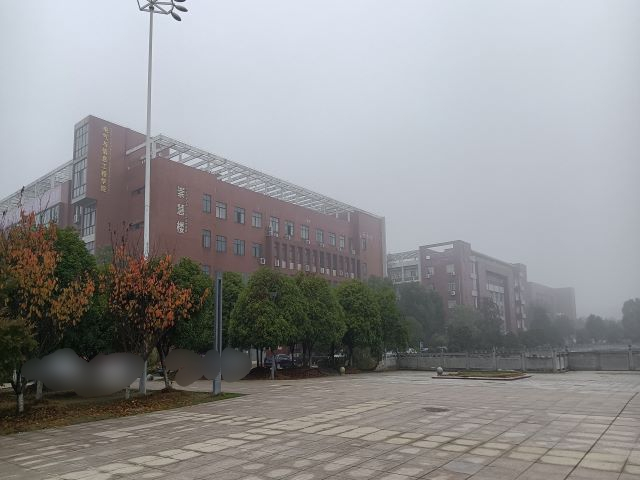
%> input picture Doc/2.jpg, 640 x 480 px
$ octave AG.m   (GNU Octave 9; MATLAB toolbox functions it lacks are replaced by stand-ins)
%> lines starting %> are read from the running program, lines starting %| are printed output that depends on the picture; long printed decimals are rounded
clc;
clear all;
img=imread('2.jpg');
%> img is the input picture: size 480x640x3 uint8; mean R, G, B 144.9, 144.8, 145.9
%把图片转换为灰度图
gray_img = rgb2gray(img);
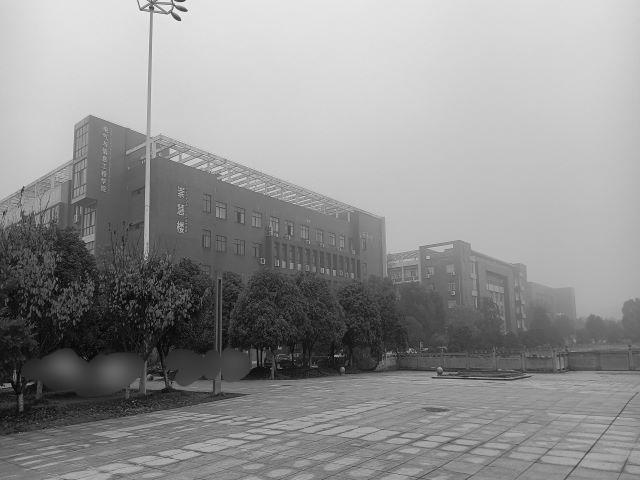
%> gray_img: size 480x640 uint8; min 1, max 245, mean 145
%计算图片的梯度
[Gx,Gy] = imgradientxy(gray_img);
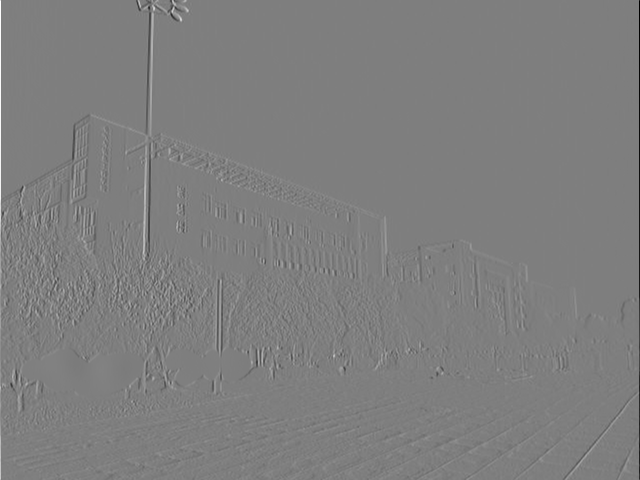
%> Gx: size 480x640 double; min -828, max 837, mean 0.3; drawn with min black and max white
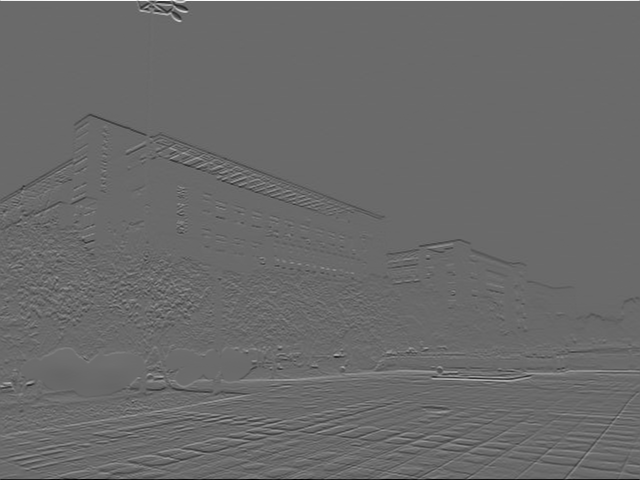
%> Gy: size 480x640 double; min -685, max 952, mean -0.7; drawn with min black and max white
%计算梯度的平均值
mean_Gx = mean(Gx(:)); mean_Gy = mean(Gy(:));
%> after `mean_Gx = mean(Gx(:))`: mean_Gx = 0.285
%> after `mean_Gy = mean(Gy(:))`: mean_Gy = -0.71
%显示结果
fprintf('The mean gradient of the image is (%f, %f)\n',mean_Gx,mean_Gy);
%| The mean gradient of the image is (0.2846, -0.7103)

$ run again, with Doc/1.jpg copied over Doc/2.jpg
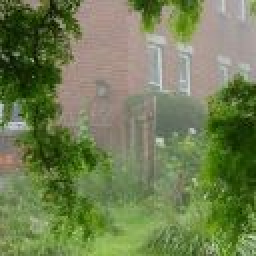
%> input picture Doc/1.jpg, 128 x 128 px (shown 2 times larger)
%> img is the input picture: size 128x128x3 uint8; mean R, G, B 112.4, 126.5, 82.8
%> `gray_img = rgb2gray(img);`:
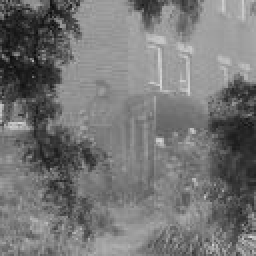
%> gray_img: size 128x128 uint8 (shown 2 times larger); min 11, max 217, mean 117.3
%> `[Gx,Gy] = imgradientxy(gray_img);`:
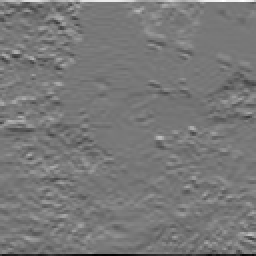
%> Gy: size 128x128 double (shown 2 times larger); min -675, max 754, mean 0.3; drawn with min black and max white
%> mean_Gx = -0.0579
%> mean_Gy = 0.26
%| The mean gradient of the image is (-0.05786, 0.2604)

$ run again, with Doc/3.jpg copied over Doc/2.jpg
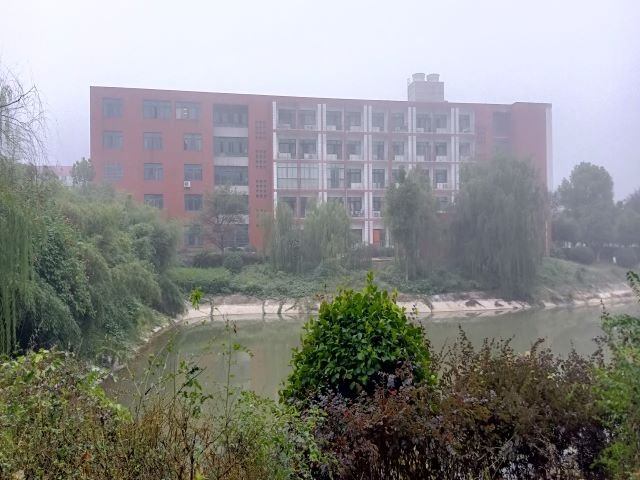
%> input picture Doc/3.jpg, 640 x 480 px
%> img is the input picture: size 480x640x3 uint8; mean R, G, B 138, 138.8, 137
%> `[Gx,Gy] = imgradientxy(gray_img);`:
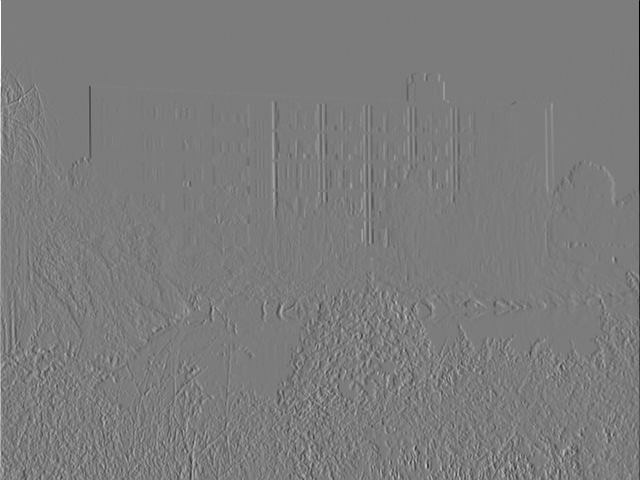
%> Gx: size 480x640 double; min -940, max 988, mean 0.2; drawn with min black and max white
%> `[Gx,Gy] = imgradientxy(gray_img);`:
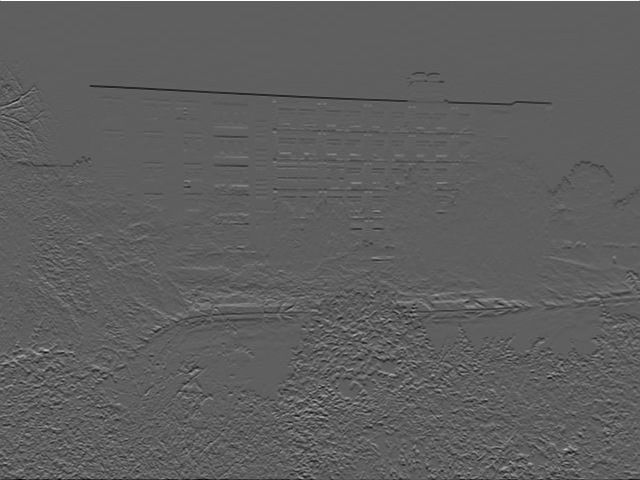
%> Gy: size 480x640 double; min -595, max 1000, mean -1.6; drawn with min black and max white
%> mean_Gx = 0.178
%> mean_Gy = -1.57
%| The mean gradient of the image is (0.1776, -1.569)

$ run again, with Doc/4.jpg copied over Doc/2.jpg
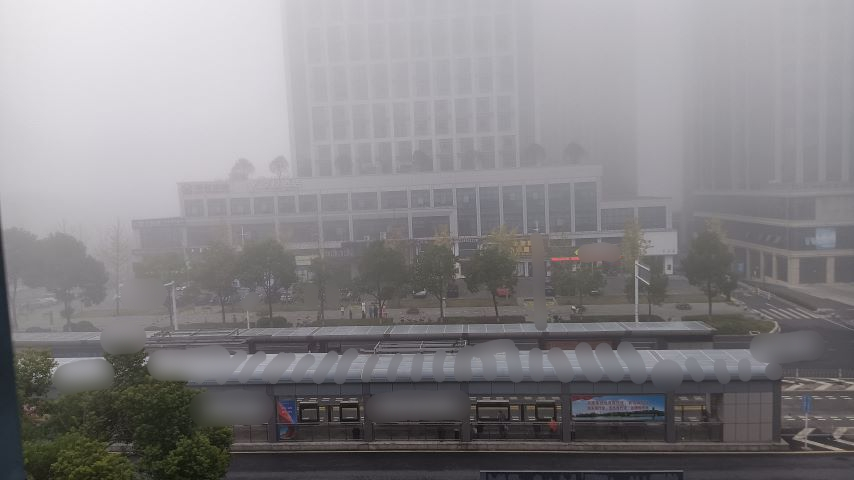
%> input picture Doc/4.jpg, 854 x 480 px
%> img is the input picture: size 480x854x3 uint8; mean R, G, B 133.8, 131.5, 134.3
%> `[Gx,Gy] = imgradientxy(gray_img);`:
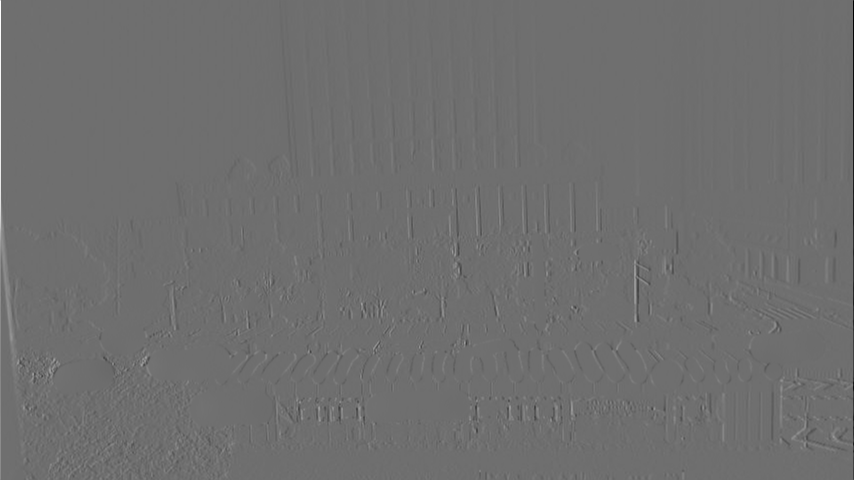
%> Gx: size 480x854 double; min -700, max 907, mean 0; drawn with min black and max white
%> `[Gx,Gy] = imgradientxy(gray_img);`:
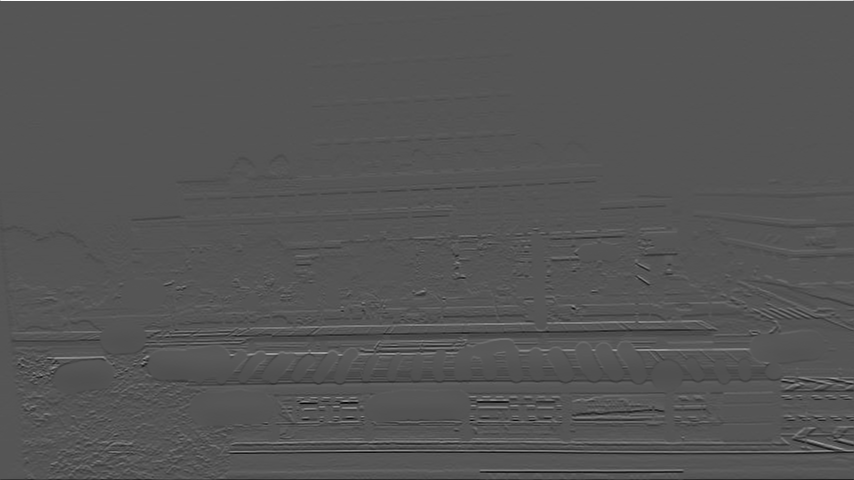
%> Gy: size 480x854 double; min -480, max 948, mean -1.3; drawn with min black and max white
%> mean_Gx = 0.00747
%> mean_Gy = -1.29
%| The mean gradient of the image is (0.007467, -1.286)
